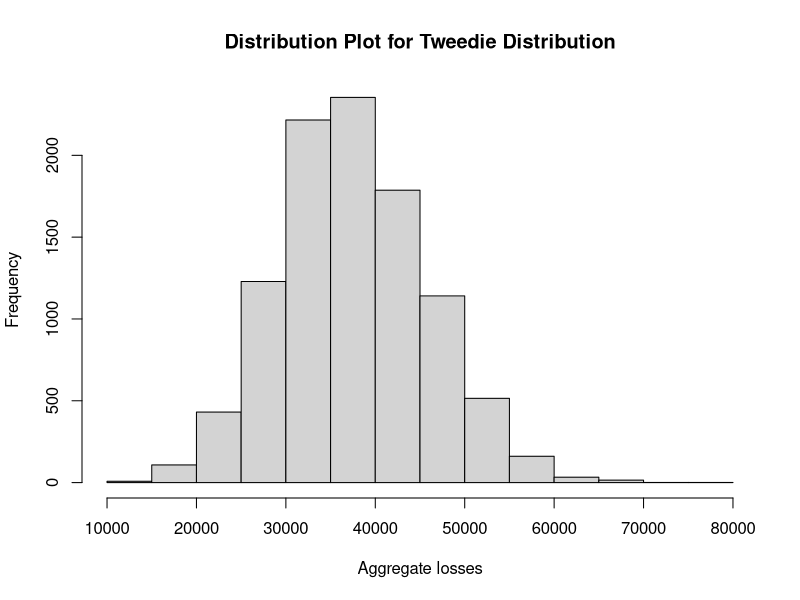

R code for this plot:
## ---- chunk 1
knitr::opts_chunk$set(echo = TRUE, options(scipen=999))
## ---- chunk 2
tweedie <- function(lambda, alpha, beta){
  S_N = 0
  for (j in 1:10000) {
    N <- rpois(1, lambda)
    X <- rgamma(N, alpha, 1/beta)
    S_N[j] <- sum(X)
  }
  m <- round(mean(S_N), 2)
  sd <- round(sd(S_N), 2)
  print(hist(S_N, main = "Distribution Plot for Tweedie Distribution", xlab = "Aggregate losses"))
  return(c(m,sd))
}

value <- tweedie(25, 5,300)
